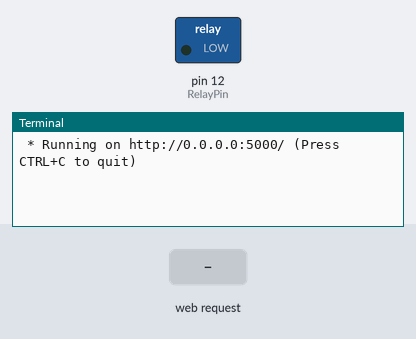
Bench run of a program on a simulated Raspberry Pi (header pin numbers). Shown: switched loads named in the program (green lamp = pin HIGH), the last lines printed to the terminal. Inputs (shaded band) come from the test bench. The clock reads 2024-03-15 10:24:30 at power-on unless the program sets it.

Above: at 1.2 s.
1.3 s: HTTP request for / received
At 1.9 s:
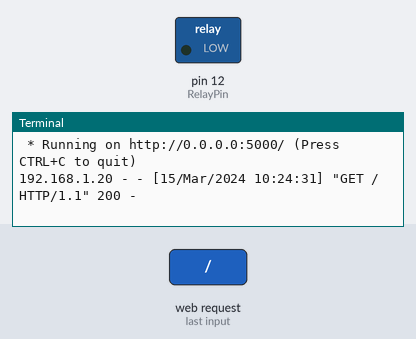
2.8 s: HTTP request for / received with the fields on=on
At 4.2 s:
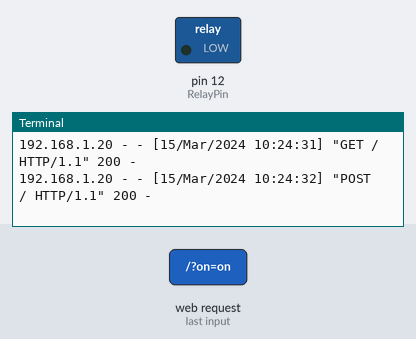

The program:

app.py
```python
#!/usr/bin/env python

'''
#autorun from /etc/profile adding:
python3 /home/pi/web_server/app.py
#this will run this command in each login (reboot, ssh connection...)

#autorun using supervisor:
sudo apt-get install supervisor

#create file /etc/supervisor/conf.d/relay_web_control.conf
[program:relay_web_control]
command = /usr/bin/python3 /home/pi/Projects/relay_web_control/app.py
autostart = true
autorestart = true
stdout_logfile = /var/log/Projects/relay_web_control_out.log
stderr_logfile = /var/log/Projects/relay_web_control_err.log
'''

from flask import Flask, render_template, request
import RPi.GPIO as GPIO

app = Flask(__name__)

'''
-, +, S
6, 4, 12

NO: light bulb + (off by default. if connected to NC is on by default)

COM: AC power +

light bulb - to AC power -
'''

RelayPin = 12

GPIO.setwarnings(False)
GPIO.setmode(GPIO.BOARD)
GPIO.setup(RelayPin, GPIO.OUT)
GPIO.output(RelayPin, False)

@app.route('/', methods=['GET', 'POST'])
def index():
  if request.method == 'POST':
    if request.form.get('on') == '':
      GPIO.output(RelayPin, True)
    elif request.form.get('off') == '':
      GPIO.output(RelayPin, False)
  return render_template('index.html', status = GPIO.input(RelayPin))

try:
  if __name__ == '__main__':
    app.run(debug=True, host='0.0.0.0')
except KeyboardInterrupt:
  GPIO.cleanup()
```

Measured:
- after the input at 1.3 s, the terminal: prints a new line at once (image 1)
- after the input at 2.8 s, the terminal: prints a new line at once (image 2)
